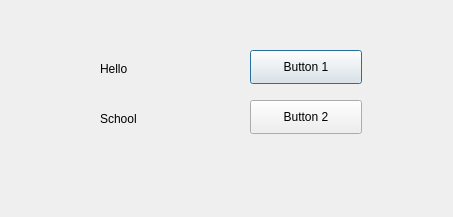
<?xml version="1.0" encoding="UTF-8"?>
<ui version="4.0">
 <class>Dialog</class>
 <widget class="QDialog" name="Dialog">
  <property name="geometry">
   <rect>
    <x>0</x>
    <y>0</y>
    <width>453</width>
    <height>217</height>
   </rect>
  </property>
  <property name="windowTitle">
   <string>Dialog</string>
  </property>
  <widget class="QLabel" name="label">
   <property name="geometry">
    <rect>
     <x>100</x>
     <y>60</y>
     <width>81</width>
     <height>18</height>
    </rect>
   </property>
   <property name="text">
    <string>Hello</string>
   </property>
  </widget>
  <widget class="QPushButton" name="pushButton">
   <property name="geometry">
    <rect>
     <x>250</x>
     <y>50</y>
     <width>112</width>
     <height>34</height>
    </rect>
   </property>
   <property name="text">
    <string>Button 1</string>
   </property>
  </widget>
  <widget class="QLabel" name="label_2">
   <property name="geometry">
    <rect>
     <x>100</x>
     <y>110</y>
     <width>81</width>
     <height>18</height>
    </rect>
   </property>
   <property name="text">
    <string>School</string>
   </property>
  </widget>
  <widget class="QPushButton" name="pushButton_2">
   <property name="geometry">
    <rect>
     <x>250</x>
     <y>100</y>
     <width>112</width>
     <height>34</height>
    </rect>
   </property>
   <property name="text">
    <string>Button 2</string>
   </property>
  </widget>
 </widget>
 <resources/>
 <connections/>
</ui>
